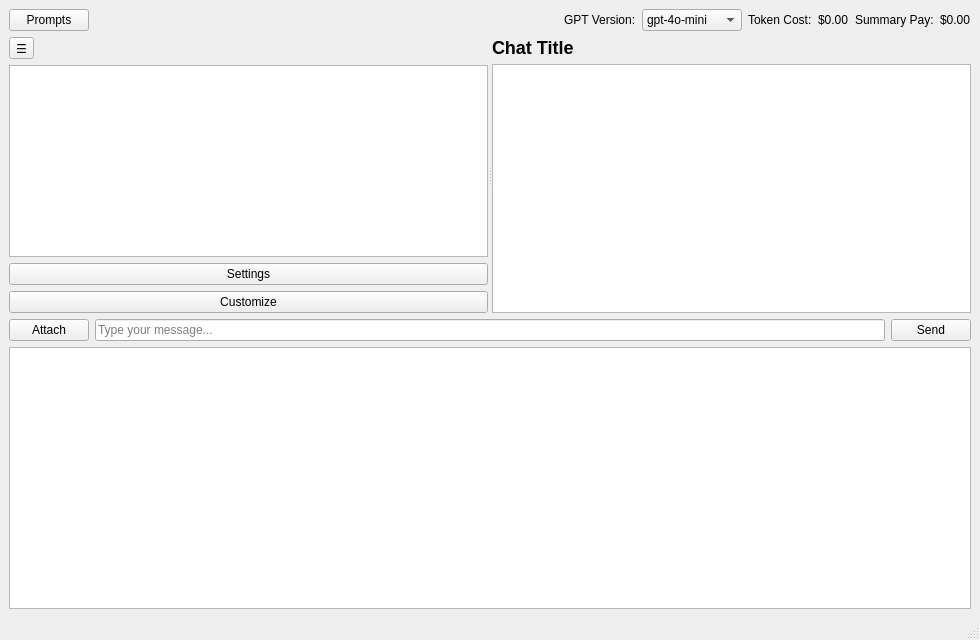
<?xml version="1.0" encoding="UTF-8"?>
<ui version="4.0">
 <class>MainWindow</class>
 <widget class="QMainWindow" name="MainWindow">
  <property name="windowTitle">
   <string>BeepConf Qt Chat</string>
  </property>
  <property name="minimumSize">
   <size><width>980</width><height>640</height></size>
  </property>

  <widget class="QWidget" name="centralwidget">
   <layout class="QVBoxLayout" name="rootLayout">
    <!-- Top bar: Prompts, GPT Version, Token Cost, Summary Pay -->
    <item>
     <layout class="QHBoxLayout" name="topBar">
      <item>
       <widget class="QPushButton" name="promptsButton">
        <property name="text"><string>Prompts</string></property>
       </widget>
      </item>
      <item>
       <spacer name="topStretch">
        <property name="orientation"><enum>Qt::Horizontal</enum></property>
        <property name="sizeHint"><size><width>40</width><height>20</height></size></property>
       </spacer>
      </item>
      <item>
       <layout class="QHBoxLayout" name="versionRow">
        <item><widget class="QLabel" name="gptVersionLabel"><property name="text"><string>GPT Version:</string></property></widget></item>
        <item>
         <widget class="QComboBox" name="model_combo">
          <item><property name="text"><string>gpt-4o-mini</string></property></item>
          <item><property name="text"><string>gpt-4o</string></property></item>
          <item><property name="text"><string>gpt-4</string></property></item>
          <item><property name="text"><string>gpt-3.5-turbo</string></property></item>
         </widget>
        </item>
      </layout>
      </item>
      <item>
       <layout class="QHBoxLayout" name="tokenRow">
        <item><widget class="QLabel" name="tokenCostText"><property name="text"><string>Token Cost:</string></property></widget></item>
        <item><widget class="QLabel" name="tokenCostLabel"><property name="text"><string>$0.00</string></property></widget></item>
       </layout>
      </item>
      <item>
       <layout class="QHBoxLayout" name="summaryRow">
        <item><widget class="QLabel" name="summaryPayText"><property name="text"><string>Summary Pay:</string></property></widget></item>
        <item><widget class="QLabel" name="summaryPayLabel"><property name="text"><string>$0.00</string></property></widget></item>
       </layout>
      </item>
     </layout>
    </item>

    <!-- Middle: left nav + chat area -->
    <item>
     <widget class="QSplitter" name="splitter">
      <property name="orientation"><enum>Qt::Horizontal</enum></property>

      <!-- Left navigation panel -->
      <widget class="QWidget" name="leftPanel">
       <layout class="QVBoxLayout" name="leftLayout">
        <item>
         <layout class="QHBoxLayout" name="navHeader">
          <item>
           <widget class="QToolButton" name="toggleNavButton">
            <property name="text"><string>☰</string></property>
            <property name="toolTip"><string>Hide and unhide nav navigation</string></property>
           </widget>
          </item>
          <item>
           <spacer name="navHeaderStretch">
            <property name="orientation"><enum>Qt::Horizontal</enum></property>
            <property name="sizeHint"><size><width>20</width><height>20</height></size></property>
           </spacer>
          </item>
         </layout>
        </item>
        <item>
         <widget class="QListWidget" name="chatList">
          <property name="selectionMode"><enum>QAbstractItemView::SingleSelection</enum></property>
         </widget>
        </item>
        <item>
         <layout class="QVBoxLayout" name="navFooter">
          <item>
           <widget class="QPushButton" name="settingsButton">
            <property name="text"><string>Settings</string></property>
           </widget>
          </item>
          <item>
           <widget class="QPushButton" name="customizeButton">
            <property name="text"><string>Customize</string></property>
           </widget>
          </item>
         </layout>
        </item>
       </layout>
      </widget>

      <!-- Center chat panel -->
      <widget class="QWidget" name="centerPanel">
       <layout class="QVBoxLayout" name="centerLayout">
        <item>
         <widget class="QLabel" name="chatTitle">
          <property name="text"><string>Chat Title</string></property>
          <property name="styleSheet"><string notr="true">font-weight: 600; font-size: 18px;</string></property>
         </widget>
        </item>
        <item>
         <widget class="QListWidget" name="chat_history"/>
        </item>
       </layout>
      </widget>
     </widget>
    </item>

    <!-- Bottom input bar -->
    <item>
     <layout class="QHBoxLayout" name="inputBar">
      <item>
       <widget class="QPushButton" name="attach_btn">
        <property name="text"><string>Attach</string></property>
       </widget>
      </item>
      <item>
       <widget class="QLineEdit" name="input_line">
        <property name="placeholderText"><string>Type your message...</string></property>
       </widget>
      </item>
      <item>
       <widget class="QPushButton" name="send_btn">
        <property name="text"><string>Send</string></property>
       </widget>
      </item>
     </layout>
    </item>

    <!-- Optional log area (collapsed by default; keep for debugging) -->
    <item>
     <widget class="QPlainTextEdit" name="log">
      <property name="readOnly"><bool>true</bool></property>
      <property name="maximumHeight"><number>110</number></property>
     </widget>
    </item>
   </layout>
  </widget>

  <widget class="QMenuBar" name="menubar"/>
  <widget class="QStatusBar" name="statusbar"/>
 </widget>
 <resources/>
 <connections/>
</ui>
